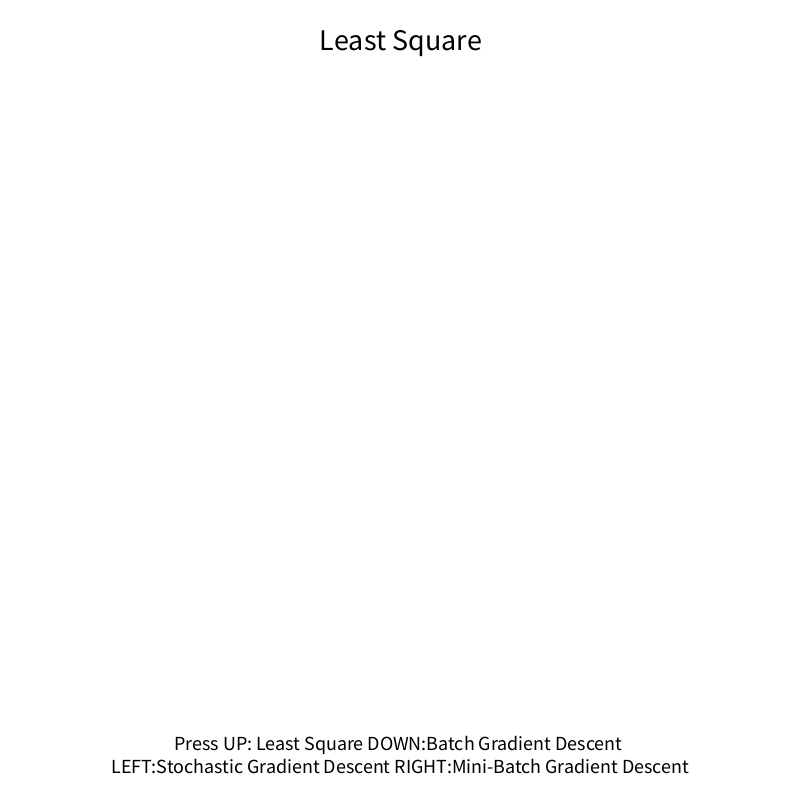
Frame 1 (no input)
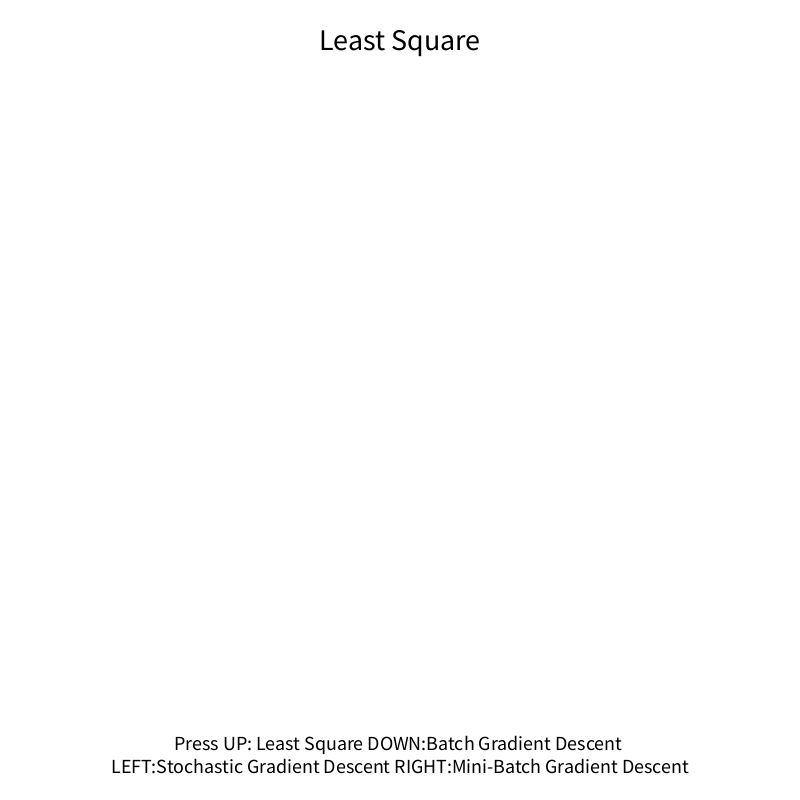
Frame 60 (the mouse pressed at the canvas centre just before this capture)
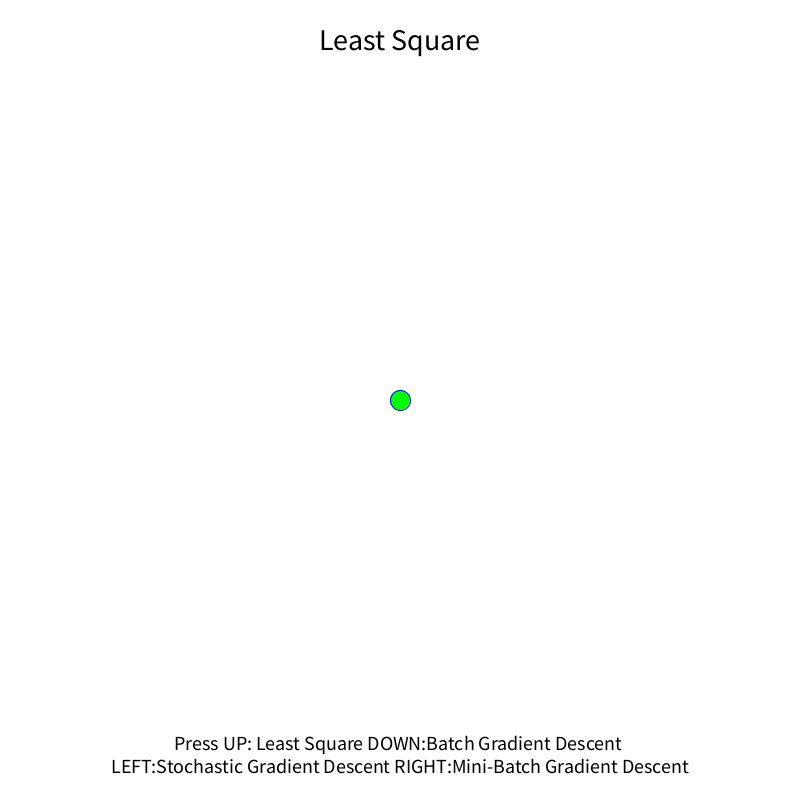
Frame 120 (the mouse held since frame 60 and released just before this capture)

The Processing sketch that drew these frames (run headless with seeded random() and noise(); from frame 60 on, the mouse is pressed at the canvas centre):

// Processing sketch: Linear_Regression
// ── Linear_Regression.pde
import java.lang.*;


ArrayList<PVector> points;    // points which are plotted
float m=1;                    //slope of the line
float b=0;                    //y intercept of the line 
int flag = 0;                  //True for gradient descent and False for least square 

void setup(){
  size(800,800);
  background(255);
  points = new ArrayList<PVector>();
}


void draw(){
  background(255);
  drawPoints();
  try{
    if(flag == 0){
      fill(0);
      textAlign(CENTER);
      textSize(30);
      text("Least Square",width/2,50);
      leastSqure();
      textSize(20);
      text("Press UP: Least Square DOWN:Batch Gradient Descent \n LEFT:Stochastic Gradient Descent RIGHT:Mini-Batch Gradient Descent ",width/2,height-50);
     }
     else if(flag==1){
      fill(0);
      textAlign(CENTER);
      textSize(30);
      text("Batch Gradient Descent",width/2,50);
      gradientDescent();
      textSize(20);
      text("Press UP: Least Square DOWN:Batch Gradient Descent \n LEFT:Stochastic Gradient Descent RIGHT:Mini-Batch Gradient Descent ",width/2,height-50);
     }
    else if(flag==2){
      fill(0);
      textAlign(CENTER);
      textSize(30);
      text("Stochastic Gradient Descent",width/2,50);
      stochasticGradientDescent();
      textSize(20);
      text("Press UP: Least Square DOWN:Batch Gradient Descent \n LEFT:Stochastic Gradient Descent RIGHT:Mini-Batch Gradient Descent ",width/2,height-50);
     }
    else if(flag==3){
      fill(0);
      textAlign(CENTER);
      textSize(30);
      text("Mini-Batch Gradient Descent",width/2,50);
      minigradientDescent();
      textSize(20);
      text("Press UP: Least Square DOWN:Batch Gradient Descent \n LEFT:Stochastic Gradient Descent RIGHT:Mini-Batch Gradient Descent ",width/2,height-50);
     }

  }catch(Exception e){  
      e.printStackTrace();
  }
  drawLine();     // drawing a line
}


//Gradient Descent Method
void gradientDescent() throws Exception{
  float learning_rate = 0.01;
  
  for(PVector point : points){
    float x = point.x;
    float y = point.y;
    float guess = (m*x) + b;
    float error = y - guess;
    m = m + (error*x) * learning_rate;    // m is the slope of the line
    b = b + error * learning_rate;        // y intercept of the line
  }
}


//Mini-Batch Gradient Descent Method
void minigradientDescent() throws Exception{
  float learning_rate = 0.01;
  int batch_size=8;
  for(PVector point : points){
    float x = point.x;
    float y = point.y;
    for(int i=0;i<batch_size;i++){
    float guess = (m*x) + b;
    float error = y - guess;
    m = m + (error*x) * learning_rate;    // m is the slope of the line
    b = b + error * learning_rate;        // y intercept of the line
    }
  }
}


//Stochastic Batch Gradient Descent Method
void stochasticGradientDescent() throws Exception{
  float learning_rate = 0.01;
  int batch_size=1;
  for(PVector point : points){
    float x = point.x;
    float y = point.y;
    for(int i=0;i<batch_size;i++){
    float guess = (m*x) + b;
    float error = y - guess;
    m = m + (error*x) * learning_rate;    // m is the slope of the line
    b = b + error * learning_rate;        // y intercept of the line
    }
  }
}

//Least Square Method
void leastSqure() throws Exception{

  float xmean = 0, ymean = 0;
  for(PVector point: points){
    xmean += point.x/points.size();
    ymean += point.y/points.size();
  }

  float numerator = 0,denominator = 0;
  for(PVector point : points){
    numerator += (point.x-xmean)*(point.y-ymean);
    denominator += (point.x-xmean)*(point.x-xmean);
  }
  m = numerator/denominator;    // m slope of the line
  b = ymean - (m*xmean);        // y intercept of the line
  
}
 
  
// draws a line  
void drawLine(){
  
  //First Point
  float x1 = 0;
  float y1 = (m*x1) + b;
  x1 = map(x1,0,1,0,width);
  y1 = map(y1,0,1,height,0);
  
  //Second Point
  float x2 = 1;
  float y2 = (m*x2) +b;
  x2 = map(x2,0,1,0,width);
  y2 = map(y2,0,1,height,0);
  
  stroke(0,0,255);
  line(x1,y1,x2,y2);
}

// draws Points on the canvas
void drawPoints(){
  for(PVector point:points){
    fill(0,255,0);
    ellipseMode(CENTER);
    float x = map(point.x,0,1,0,width);
    float y = map(point.y,0,1,height,0); 
    ellipse(x,y,20,20);
  }
}


//Mouse Events
void mousePressed(){
  float x = map(mouseX,0,width,0,1);
  float y = map(mouseY,0,height,1,0);
  points.add(new PVector(x,y));
}


//Keyboard Events
void keyPressed(){
  if(keyCode == UP){
    for(int i = points.size()-1;i>=0;i--){
      points.remove(i);
    }
    flag = 0;
  }
  else if(keyCode == DOWN){
    for(int i = points.size()-1;i>=0;i--){
      points.remove(i);
    }
    flag = 1;
  }
  else if(keyCode == LEFT){
    for(int i = points.size()-1;i>=0;i--){
      points.remove(i);
    }
    flag = 2;
  }
  else if(keyCode == RIGHT){
    for(int i = points.size()-1;i>=0;i--){
      points.remove(i);
    }
    flag = 3;
  }
}
